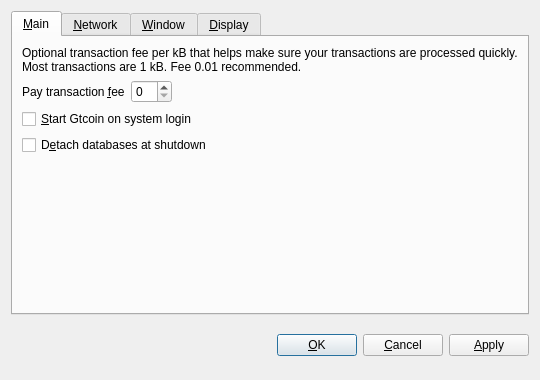
<?xml version="1.0" encoding="UTF-8"?>
<ui version="4.0">
 <class>OptionsDialog</class>
 <widget class="QDialog" name="OptionsDialog">
  <property name="geometry">
   <rect>
    <x>0</x>
    <y>0</y>
    <width>540</width>
    <height>380</height>
   </rect>
  </property>
  <property name="windowTitle">
   <string>Options</string>
  </property>
  <property name="modal">
   <bool>true</bool>
  </property>
  <layout class="QVBoxLayout" name="verticalLayout">
   <item>
    <widget class="QTabWidget" name="tabWidget">
     <property name="tabPosition">
      <enum>QTabWidget::North</enum>
     </property>
     <property name="currentIndex">
      <number>0</number>
     </property>
     <widget class="QWidget" name="tabMain">
      <attribute name="title">
       <string>&amp;Main</string>
      </attribute>
      <layout class="QVBoxLayout" name="verticalLayout_Main">
       <item>
        <widget class="QLabel" name="transactionFeeInfoLabel">
         <property name="text">
          <string>Optional transaction fee per kB that helps make sure your transactions are processed quickly. Most transactions are 1 kB. Fee 0.01 recommended.</string>
         </property>
         <property name="textFormat">
          <enum>Qt::PlainText</enum>
         </property>
         <property name="wordWrap">
          <bool>true</bool>
         </property>
        </widget>
       </item>
       <item>
        <layout class="QHBoxLayout" name="horizontalLayout_Main">
         <item>
          <widget class="QLabel" name="transactionFeeLabel">
           <property name="text">
            <string>Pay transaction &amp;fee</string>
           </property>
           <property name="textFormat">
            <enum>Qt::PlainText</enum>
           </property>
           <property name="buddy">
            <cstring>transactionFee</cstring>
           </property>
          </widget>
         </item>
         <item>
          <widget class="GtcoinAmountField" name="transactionFee"/>
         </item>
         <item>
          <spacer name="horizontalSpacer_Main">
           <property name="orientation">
            <enum>Qt::Horizontal</enum>
           </property>
           <property name="sizeHint" stdset="0">
            <size>
             <width>40</width>
             <height>20</height>
            </size>
           </property>
          </spacer>
         </item>
        </layout>
       </item>
       <item>
        <widget class="QCheckBox" name="gtcoinAtStartup">
         <property name="toolTip">
          <string>Automatically start Gtcoin after logging in to the system.</string>
         </property>
         <property name="text">
          <string>&amp;Start Gtcoin on system login</string>
         </property>
        </widget>
       </item>
       <item>
        <widget class="QCheckBox" name="detachDatabases">
         <property name="toolTip">
          <string>Detach block and address databases at shutdown. This means they can be moved to another data directory, but it slows down shutdown. The wallet is always detached.</string>
         </property>
         <property name="text">
          <string>D&amp;etach databases at shutdown</string>
         </property>
        </widget>
       </item>
       <item>
        <spacer name="verticalSpacer_Main">
         <property name="orientation">
          <enum>Qt::Vertical</enum>
         </property>
         <property name="sizeHint" stdset="0">
          <size>
           <width>20</width>
           <height>40</height>
          </size>
         </property>
        </spacer>
       </item>
      </layout>
     </widget>
     <widget class="QWidget" name="tabNetwork">
      <attribute name="title">
       <string>&amp;Network</string>
      </attribute>
      <layout class="QVBoxLayout" name="verticalLayout_Network">
       <item>
        <widget class="QCheckBox" name="mapPortUpnp">
         <property name="toolTip">
          <string>Automatically open the Gtcoin client port on the router. This only works when your router supports UPnP and it is enabled.</string>
         </property>
         <property name="text">
          <string>Map port using &amp;UPnP</string>
         </property>
        </widget>
       </item>
       <item>
        <widget class="QCheckBox" name="connectSocks">
         <property name="toolTip">
          <string>Connect to the Gtcoin network through a SOCKS proxy (e.g. when connecting through Tor).</string>
         </property>
         <property name="text">
          <string>Connect through &amp;SOCKS proxy:</string>
         </property>
        </widget>
       </item>
       <item>
        <layout class="QHBoxLayout" name="horizontalLayout_Network">
         <item>
          <widget class="QLabel" name="proxyIpLabel">
           <property name="text">
            <string>Proxy &amp;IP:</string>
           </property>
           <property name="textFormat">
            <enum>Qt::PlainText</enum>
           </property>
           <property name="buddy">
            <cstring>proxyIp</cstring>
           </property>
          </widget>
         </item>
         <item>
          <widget class="QValidatedLineEdit" name="proxyIp">
           <property name="maximumSize">
            <size>
             <width>140</width>
             <height>16777215</height>
            </size>
           </property>
           <property name="toolTip">
            <string>IP address of the proxy (e.g. 127.0.0.1)</string>
           </property>
          </widget>
         </item>
         <item>
          <widget class="QLabel" name="proxyPortLabel">
           <property name="text">
            <string>&amp;Port:</string>
           </property>
           <property name="textFormat">
            <enum>Qt::PlainText</enum>
           </property>
           <property name="buddy">
            <cstring>proxyPort</cstring>
           </property>
          </widget>
         </item>
         <item>
          <widget class="QLineEdit" name="proxyPort">
           <property name="maximumSize">
            <size>
             <width>55</width>
             <height>16777215</height>
            </size>
           </property>
           <property name="toolTip">
            <string>Port of the proxy (e.g. 9050)</string>
           </property>
          </widget>
         </item>
         <item>
          <widget class="QLabel" name="socksVersionLabel">
           <property name="text">
            <string>SOCKS &amp;Version:</string>
           </property>
           <property name="textFormat">
            <enum>Qt::PlainText</enum>
           </property>
           <property name="buddy">
            <cstring>socksVersion</cstring>
           </property>
          </widget>
         </item>
         <item>
          <widget class="QValueComboBox" name="socksVersion">
           <property name="toolTip">
            <string>SOCKS version of the proxy (e.g. 5)</string>
           </property>
          </widget>
         </item>
         <item>
          <spacer name="horizontalSpacer_Network">
           <property name="orientation">
            <enum>Qt::Horizontal</enum>
           </property>
           <property name="sizeHint" stdset="0">
            <size>
             <width>40</width>
             <height>20</height>
            </size>
           </property>
          </spacer>
         </item>
        </layout>
       </item>
       <item>
        <spacer name="verticalSpacer_Network">
         <property name="orientation">
          <enum>Qt::Vertical</enum>
         </property>
         <property name="sizeHint" stdset="0">
          <size>
           <width>20</width>
           <height>40</height>
          </size>
         </property>
        </spacer>
       </item>
      </layout>
     </widget>
     <widget class="QWidget" name="tabWindow">
      <attribute name="title">
       <string>&amp;Window</string>
      </attribute>
      <layout class="QVBoxLayout" name="verticalLayout_Window">
       <item>
        <widget class="QCheckBox" name="minimizeToTray">
         <property name="toolTip">
          <string>Show only a tray icon after minimizing the window.</string>
         </property>
         <property name="text">
          <string>Minimize to the &amp;tray instead of the taskbar</string>
         </property>
        </widget>
       </item>
       <item>
        <widget class="QCheckBox" name="minimizeOnClose">
         <property name="toolTip">
          <string>Minimize instead of exit the application when the window is closed. When this option is enabled, the application will be closed only after selecting Quit in the menu.</string>
         </property>
         <property name="text">
          <string>M&amp;inimize on close</string>
         </property>
        </widget>
       </item>
       <item>
        <spacer name="verticalSpacer_Window">
         <property name="orientation">
          <enum>Qt::Vertical</enum>
         </property>
         <property name="sizeHint" stdset="0">
          <size>
           <width>20</width>
           <height>40</height>
          </size>
         </property>
        </spacer>
       </item>
      </layout>
     </widget>
     <widget class="QWidget" name="tabDisplay">
      <attribute name="title">
       <string>&amp;Display</string>
      </attribute>
      <layout class="QVBoxLayout" name="verticalLayout_Display">
       <item>
        <layout class="QHBoxLayout" name="horizontalLayout_1_Display">
         <item>
          <widget class="QLabel" name="langLabel">
           <property name="text">
            <string>User Interface &amp;language:</string>
           </property>
           <property name="textFormat">
            <enum>Qt::PlainText</enum>
           </property>
           <property name="buddy">
            <cstring>lang</cstring>
           </property>
          </widget>
         </item>
         <item>
          <widget class="QValueComboBox" name="lang">
           <property name="toolTip">
            <string>The user interface language can be set here. This setting will take effect after restarting Gtcoin.</string>
           </property>
          </widget>
         </item>
        </layout>
       </item>
       <item>
        <layout class="QHBoxLayout" name="horizontalLayout_2_Display">
         <item>
          <widget class="QLabel" name="unitLabel">
           <property name="text">
            <string>&amp;Unit to show amounts in:</string>
           </property>
           <property name="textFormat">
            <enum>Qt::PlainText</enum>
           </property>
           <property name="buddy">
            <cstring>unit</cstring>
           </property>
          </widget>
         </item>
         <item>
          <widget class="QValueComboBox" name="unit">
           <property name="toolTip">
            <string>Choose the default subdivision unit to show in the interface and when sending coins.</string>
           </property>
          </widget>
         </item>
        </layout>
       </item>
       <item>
        <widget class="QCheckBox" name="displayAddresses">
         <property name="toolTip">
          <string>Whether to show Gtcoin addresses in the transaction list or not.</string>
         </property>
         <property name="text">
          <string>Display addresses in &amp;transaction list</string>
         </property>
        </widget>
       </item>
       <item>
        <spacer name="verticalSpacer_Display">
         <property name="orientation">
          <enum>Qt::Vertical</enum>
         </property>
         <property name="sizeHint" stdset="0">
          <size>
           <width>20</width>
           <height>40</height>
          </size>
         </property>
        </spacer>
       </item>
      </layout>
     </widget>
    </widget>
   </item>
   <item>
    <layout class="QHBoxLayout" name="horizontalLayout_Buttons">
     <item>
      <spacer name="horizontalSpacer_1">
       <property name="orientation">
        <enum>Qt::Horizontal</enum>
       </property>
       <property name="sizeHint" stdset="0">
        <size>
         <width>40</width>
         <height>48</height>
        </size>
       </property>
      </spacer>
     </item>
     <item>
      <widget class="QLabel" name="statusLabel">
       <property name="font">
        <font>
         <weight>75</weight>
         <bold>true</bold>
        </font>
       </property>
       <property name="text">
        <string/>
       </property>
       <property name="textFormat">
        <enum>Qt::PlainText</enum>
       </property>
       <property name="wordWrap">
        <bool>true</bool>
       </property>
      </widget>
     </item>
     <item>
      <spacer name="horizontalSpacer_2">
       <property name="orientation">
        <enum>Qt::Horizontal</enum>
       </property>
       <property name="sizeHint" stdset="0">
        <size>
         <width>40</width>
         <height>48</height>
        </size>
       </property>
      </spacer>
     </item>
     <item>
      <widget class="QPushButton" name="okButton">
       <property name="text">
        <string>&amp;OK</string>
       </property>
      </widget>
     </item>
     <item>
      <widget class="QPushButton" name="cancelButton">
       <property name="text">
        <string>&amp;Cancel</string>
       </property>
       <property name="autoDefault">
        <bool>false</bool>
       </property>
      </widget>
     </item>
     <item>
      <widget class="QPushButton" name="applyButton">
       <property name="text">
        <string>&amp;Apply</string>
       </property>
       <property name="autoDefault">
        <bool>false</bool>
       </property>
      </widget>
     </item>
    </layout>
   </item>
  </layout>
 </widget>
 <customwidgets>
  <customwidget>
   <class>GtcoinAmountField</class>
   <extends>QSpinBox</extends>
   <header>gtcoinamountfield.h</header>
  </customwidget>
  <customwidget>
   <class>QValueComboBox</class>
   <extends>QComboBox</extends>
   <header>qvaluecombobox.h</header>
  </customwidget>
  <customwidget>
   <class>QValidatedLineEdit</class>
   <extends>QLineEdit</extends>
   <header>qvalidatedlineedit.h</header>
  </customwidget>
 </customwidgets>
 <resources/>
 <connections/>
</ui>
